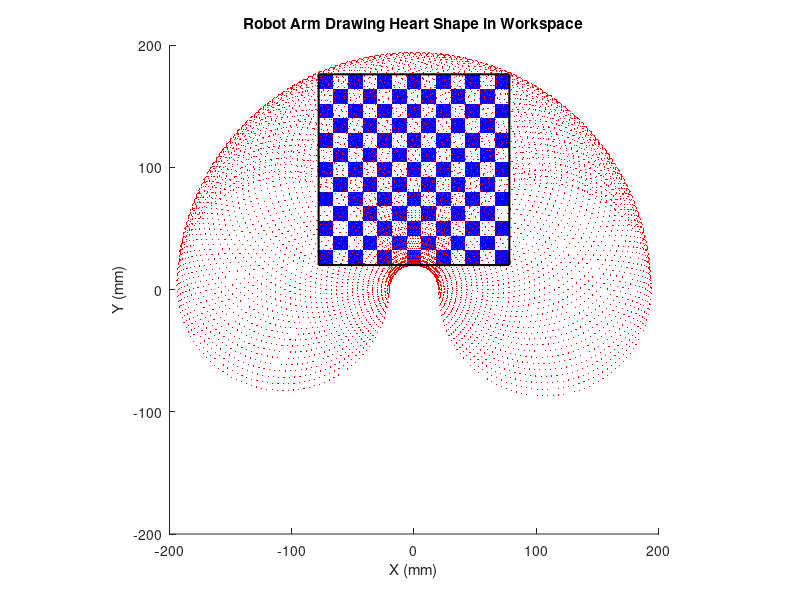

Recreate this plot in MATLAB. (Note: this script raises an error after producing the figure.)
close all;
clear;
clc;

% Parameters for robot arm
r1 = 107; % Length of first link (in mm)
r2 = 87;  % Length of second link (in mm)
t1 = 0;   % Initial angle of joint 1 (in radians)
t2 = -pi/4; % Initial angle of joint 2 (in radians)

% Define rectangle dimensions
rect_width = 156;  % Width of the rectangle
rect_height = 156; % Height of the rectangle
rect_x = -78;      % Left edge at -78
rect_y = 20;       % Bottom edge at 20

% Heart shape parameters
t = linspace(0, 2 * pi, 1000); % Parameter for heart shape
heart_x = 6 * sin(t).^3; % X-coordinates of the heart
heart_y = 5 * cos(t) - 2 * cos(2 * t) - cos(3 * t) - cos(4 * t); % Y-coordinates of the heart
heart_x = heart_x * 7; % Scale the heart
heart_y = heart_y * 7;

% Center the heart shape in the rectangle
heart_x = heart_x + (rect_x + rect_width / 2);
heart_y = heart_y + (rect_y + rect_height / 2);

% Control parameters
damping_factor = 0.01; % Damping factor for DLS
step_limit = 5; % Maximum step size for target clamping (in mm)
gain = 0.5; % Gain for Jacobian transpose method
tolerance = 1; % Position error tolerance (in mm)
max_iterations = 1000; % Maximum number of iterations
dt = 0.01; % Time step for visualization

% Initialize figure for visualization
figure;
hold on;
axis equal;
xlim([-200, 200]);
ylim([-200, 200]);
xlabel('X (mm)');
ylabel('Y (mm)');
title('Robot Arm Drawing Heart Shape in Workspace');

% Plot the complete workspace of the robot arm
[theta1, theta2] = meshgrid(0:0.05:pi, -pi:0.05:pi);
workspace_x = r1 * cos(theta1) + r2 * cos(theta1 + theta2);
workspace_y = r1 * sin(theta1) + r2 * sin(theta1 + theta2);
plot(workspace_x(:), workspace_y(:), 'r.', 'MarkerSize', 1, 'DisplayName', 'Workspace');

% Draw checkered rectangle
square_size = 12; % Size of each square in the checkered pattern
for i = 0:(rect_width / square_size - 1)
    for j = 0:(rect_height / square_size - 1)
        square_x = rect_x + i * square_size;
        square_y = rect_y + j * square_size;
        if mod(i + j, 2) == 0
            fill([square_x, square_x + square_size, square_x + square_size, square_x], ...
                 [square_y, square_y, square_y + square_size, square_y + square_size], 'b', 'EdgeColor', 'none');
        else
            fill([square_x, square_x + square_size, square_x + square_size, square_x], ...
                 [square_y, square_y, square_y + square_size, square_y + square_size], 'w', 'EdgeColor', 'none');
        end
    end
end
rectangle('Position', [rect_x, rect_y, rect_width, rect_height], 'EdgeColor', 'k', 'LineWidth', 1.5);

% Initialize arrays to store end-effector trajectory
trajectory_x = [];
trajectory_y = [];

% Main loop to draw the heart shape
for point_idx = 1:length(heart_x)
    % Desired position for this step
    x_d = [heart_x(point_idx); heart_y(point_idx)];

    % Initialize iteration variables
    for i = 1:max_iterations
        % Forward kinematics to calculate current end-effector position
        T = forward_kinematics(r1, r2, t1, t2);
        x = T(1, 4);
        y = T(2, 4);
        current_position = [x; y];

        % Calculate position error
        error = x_d - current_position;

        % Target clamping: Limit the step size to avoid large jumps
        if norm(error) > step_limit
            error = step_limit * (error / norm(error));
        end

        % Compute Jacobian for the current joint angles
        J = ik_jacobian(r1, r2, t1, t2);

        % Damped Least Squares (DLS) method for stable inverse calculation
        inv_J_damped = (J' * J + damping_factor^2 * eye(size(J, 2))) \ J';
        delta_q_dls = inv_J_damped * error;

        % Update joint angles using calculated change
        t1 = t1 + delta_q_dls(1);
        t2 = t2 + delta_q_dls(2);

        % Check if the end-effector is within the desired tolerance
        if norm(error) < tolerance
            break;
        end
    end

    % Store the current end-effector position for trajectory
    trajectory_x = [trajectory_x, x];
    trajectory_y = [trajectory_y, y];

    % Plot the current position of the robot arm
    plot([0, r1*cos(t1), r1*cos(t1) + r2*cos(t1 + t2)], ...
         [0, r1*sin(t1), r1*sin(t1) + r2*sin(t1 + t2)], '-o', 'LineWidth', 1.5);

    % Plot the trajectory of the end-effector
    plot(trajectory_x, trajectory_y, 'y-', 'LineWidth', 1);

    pause(dt); % Pause for visualization
end

% Add legend to the plot
legend('Workspace', '156x156 Region', 'End-Effector Trajectory', 'Location', 'southeast');

%% Function Definitions

% Forward kinematics function
function T = forward_kinematics(r1, r2, t1, t2)
    % Compute transformation matrices
    T1 = [cos(t1), -sin(t1), 0, r1*cos(t1);
          sin(t1),  cos(t1), 0, r1*sin(t1);
          0,        0,       1, 0;
          0,        0,       0, 1];
    T2 = [cos(t2), -sin(t2), 0, r2*cos(t2);
          sin(t2),  cos(t2), 0, r2*sin(t2);
          0,        0,       1, 0;
          0,        0,       0, 1];
    T = T1 * T2; % Combined transformation
end

% Jacobian calculation function
function J = ik_jacobian(r1, r2, t1, t2)
    % Compute the Jacobian for a 2-link planar manipulator
    J11 = -r1*sin(t1) - r2*sin(t1 + t2);
    J12 = -r2*sin(t1 + t2);
    J21 =  r1*cos(t1) + r2*cos(t1 + t2);
    J22 =  r2*cos(t1 + t2);
    J = [J11, J12; J21, J22];
end
